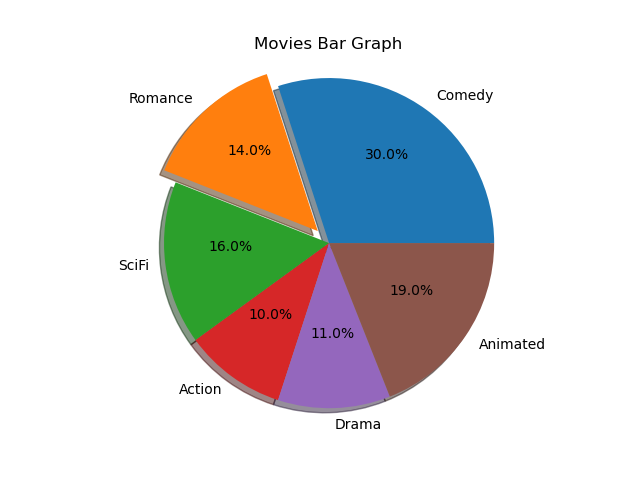

The script that drew this image:

## import libraries ##
import matplotlib.pyplot as plt
import pandas as pd
from matplotlib import colors
import numpy as np

## import data and set variables ##
histogram_data = pd.read_csv(r'C:\Users\Joey261\Desktop\Career\datascience2.csv')
pie_values = histogram_data['PERCENT OF PEOPLE']
label_values = histogram_data['FAVORITE MOVIE TYPE']
explode = (0.0, 0.1, 0.0, 0.0, 0.0, 0.0)


## display tabular data ##
pd.set_option('display.max_columns', None)
pd.set_option('display.max_rows', None)
print(histogram_data)

## create autocpt arguments(percents to label pie wedges) ##
def func(pct, allvalues):
    absolute = int(pct/100.*np.sum(allvalues))
    return "{:.1f}%\n".format(pct, absolute)

## set up pie chart ##
plt.pie(pie_values, explode=explode, labels=label_values,
        autopct= lambda pct: func(pct, pie_values), shadow=True)
plt.title('Movies Bar Graph')



## display pie chart ##
plt.axis('equal')
plt.show()
